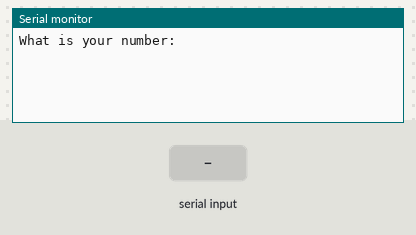
Bench run of a sketch on a simulated Arduino Uno, built with avr-gcc and run on an emulated ATmega328P. Parts: the last lines printed to the serial monitor. Inputs (shaded band) come from the test bench.

Above: at 1.2 s.
1.3 s: "90,45\n" received over Serial
At 1.7 s:
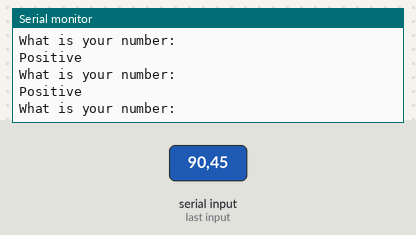
2.8 s: "0\n" received over Serial
At 3.8 s:
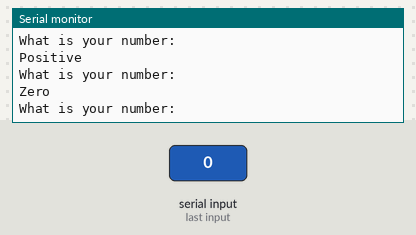

The sketch:

lesson-16-ifelse.ino
```cpp
int brdNum = 9600;
String myPrompt = "What is your number: ";
int myNum;

void setup() {
  // put your setup code here, to run once:
  Serial.begin(brdNum);
}

void clearSerial() {
  while (Serial.available()) {
    Serial.read();
  }
}

void loop() {
  // put your main code here, to run repeatedly:
  Serial.println(myPrompt);
  while (Serial.available() == 0) {

  }
  myNum = Serial.parseInt();
  clearSerial();
  if (myNum > 0) {
    Serial.println("Positive");
  }
  else if (myNum < 0) {
    Serial.println("Negative");
  }
  else {
    Serial.println("Zero");
  }
}
```

Measured:
- after the input at 1.3 s, the serial monitor: prints a new line at once (image 1)
- after the input at 2.8 s, the serial monitor: prints a new line at once (image 2)
